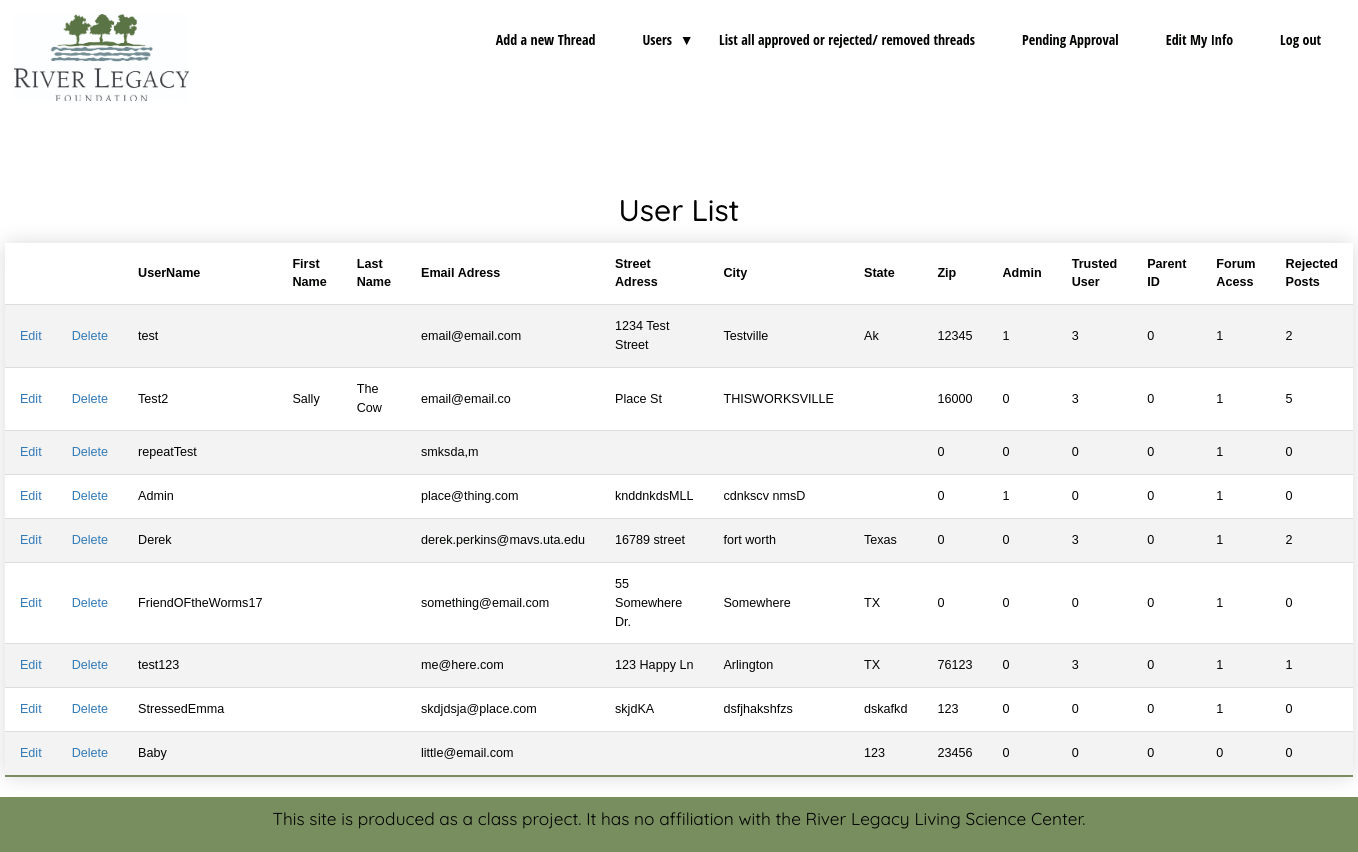
Page /admin_userList.php (signed in) on the committed database.
### tables this page shows
CREATE TABLE `Users` (
  `UID` int(11) NOT NULL AUTO_INCREMENT,
  `UserName` varchar(50) NOT NULL,
  `Password` varchar(50) NOT NULL,
  `FirstName` varchar(100) NOT NULL,
  `LastName` varchar(100) NOT NULL,
  `EmailAdress` varchar(100) NOT NULL,
  `StreetAdress` varchar(200) NOT NULL,
  `City` varchar(100) NOT NULL,
  `State` varchar(100) NOT NULL,
  `Zip` bigint(20) NOT NULL DEFAULT '0',
  `UserImageURL` varchar(500) NOT NULL,
  `Admin` tinyint(1) NOT NULL DEFAULT '0',
  `TrustedUser` int(11) NOT NULL DEFAULT '0',
  `ParentID` int(11) NOT NULL,
  `ForumAcess` int(11) NOT NULL,
  `RejectedPosts` int(11) NOT NULL DEFAULT '0',
  PRIMARY KEY (`UID`)
);

### admin_userList.php (the view, shortened to what this page needs)
<?php
include("shared.php");
$conn = dbConnect();
?>
<?php
	$thisUID = $_SESSION['UID'];
?>
<?php
$ThisUserAdmin = $_SESSION['Admin'];
if($ThisUserAdmin){echo $admin_nav;}
else {echo $normal_nav;}
 ?>
<main>
<?php
	$sql = "SELECT `UID`, `UserName`, `Password`, `FirstName`, `LastName`, `EmailAdress`, `StreetAdress`, `City`, `State`, `Zip`, `UserImageURL`, `Admin`, `TrustedUser`, `ParentID`, `ForumAcess`, `RejectedPosts` FROM `Users`";
	$stmt = $conn->stmt_init();
	if ($stmt->prepare($sql)){
		$stmt->execute();
		$stmt->bind_result($UID, $UserName, $Password, $FirstName, $LastName, $EmailAdress, $StreetAdress, $City, $State, $Zip, $UserImageURL, $Admin, $TrustedUser, $ParentID, $ForumAcess, $RejectedPosts);
		$tblRows = "";
		while($stmt->fetch()){
			$tblRows = $tblRows."<tr>";
			if($ThisUserAdmin){$tblRows = $tblRows."<td><a href='newUserForm.php?UID=$UID'>Edit</a></td><td><a href='javascript:confirmDel(\"$UserName\",$UID)'>Delete</a></td>";}
		    else if($thisUID == $UID){$tblRows = $tblRows."<td><a href='editUserForm.php?UID=$UID'>Edit</a></td><td><a href='javascript:confirmDel(\"$UserName\",$UID)'>Delete</a></td>";}else{$tblRows = $tblRows."<td></td>
		    <td></td>";}
			$tblRows = $tblRows."<td>$UserName</td>";
			if($ThisUserAdmin){$tblRows = $tblRows."<td>$FirstName</td>
                                            		<td>$LastName</td>
                                            		<td>$EmailAdress</td>
                                            		<td>$StreetAdress</td>
                                            		<td>$City</td>
                                            		<td>$State</td>
                                            		<td>$Zip</td>
                                            		<td>$Admin</td>
                                            		<td>$TrustedUser</td>
                                            		<td>$ParentID</td>
                                            		<td>$ForumAcess</td>
                                            		<td>$RejectedPosts</td>";
			$tblRows = $tblRows."</tr>";
			}
		}
		if($ThisUserAdmin){$adminCols = "
		<th>First Name</th>
		<th>Last Name</th>
		<th>Email Adress</th>
		<th>Street Adress</th>
		<th>City</th>
		<th>State</th>
		<th>Zip</th>
		<th>Admin</th>
		<th>Trusted User</th>
		<th>Parent ID</th>
		<th>Forum Acess</th>
		<th>Rejected Posts</th>";} else {$adminCols="";}
		$output = "
        <div class=\"title\">
		<h2  class=\"title\">User List</h2>
		</div>
        <table class=\"styled-table\">\n
		<tr>
		<th></th>
		<th></th>
		<th>UserName</th>$adminCols
	    </tr>\n".$tblRows.
		"</table>\n";
	} else {
		$output = "Query to retrieve product information failed.";
	}
?>
<div class='flexboxContainer'>
    <div>
        <h2>User List</h2>
        <?php echo $output ?>
    </div>
</div>
</main>
<?php print $Footer; ?>
</body>
</html>

### css/style.css (style rules this page uses)
h1, h3, h2, .h3, h4 { padding-left: 10px; padding-right: 10px; font-family: 'Quicksand', sans-serif; padding-bottom: .2rem; color: white; }
.title { margin-left: auto; margin-right: auto; text-align: center; color:black !important; }
.styled-table { border-collapse: collapse; margin: auto; font-size: 0.9em; font-family: sans-serif; width: 60%; box-shadow: 0 0 20px rgba(0, 0, 0, 0.15); line-height: 150%; }
.styled-table th, .styled-table td { padding: 12px 15px; }
.styled-table tbody tr { border-bottom: 1px solid #dddddd; }
.styled-table tbody tr:nth-of-type(even) { background-color: #f3f3f3; }
.styled-table tbody tr:last-of-type { border-bottom: 2px solid #788e5f; }

### rows in the picture
users: UserName "test", EmailAdress "email@email.com", StreetAdress "1234 Test Street", City "Testville", State "Ak", Zip "12345", Admin "1", TrustedUser "3", ParentID "0", ForumAcess "1", RejectedPosts "2"
users: UserName "Test2", FirstName "Sally", LastName "The Cow", EmailAdress "email@email.co", StreetAdress "Place St", City "THISWORKSVILLE", Zip "16000", Admin "0", TrustedUser "3", ParentID "0", ForumAcess "1", RejectedPosts "5"
users: UserName "repeatTest", EmailAdress "smksda,m", Zip "0", Admin "0", TrustedUser "0", ParentID "0", ForumAcess "1", RejectedPosts "0"
users: UserName "Admin", EmailAdress "place@thing.com", StreetAdress "knddnkdsMLL", City "cdnkscv nmsD", Zip "0", Admin "1", TrustedUser "0", ParentID "0", ForumAcess "1", RejectedPosts "0"
users: UserName "Derek", EmailAdress "derek.perkins@mavs.uta.edu", StreetAdress "16789 street", City "fort worth", State "Texas", Zip "0", Admin "0", TrustedUser "3", ParentID "0", ForumAcess "1", RejectedPosts "2"
users: UserName "FriendOFtheWorms17", EmailAdress "something@email.com", StreetAdress "55 Somewhere Dr.", City "Somewhere", State "TX", Zip "0", Admin "0", TrustedUser "0", ParentID "0", ForumAcess "1", RejectedPosts "0"
users: UserName "test123", EmailAdress "me@here.com", StreetAdress "123 Happy Ln", City "Arlington", State "TX", Zip "76123", Admin "0", TrustedUser "3", ParentID "0", ForumAcess "1", RejectedPosts "1"
users: UserName "StressedEmma", EmailAdress "skdjdsja@place.com", StreetAdress "skjdKA", City "dsfjhakshfzs", State "dskafkd", Zip "123", Admin "0", TrustedUser "0", ParentID "0", ForumAcess "1", RejectedPosts "0"
users: UserName "Baby", EmailAdress "little@email.com", State "123", Zip "23456", Admin "0", TrustedUser "0", ParentID "0", ForumAcess "0", RejectedPosts "0"
